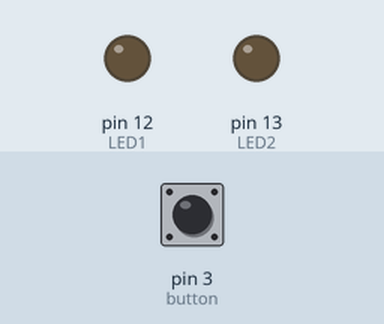
Simulated run of this sketch. Board: Arduino Uno, built with avr-gcc and run on an emulated ATmega328P. Parts: output pins drawn as LEDs (lit = HIGH). The inputs (shaded band) are chosen by the test bench; at power-on: pin 3 (button) LOW.

Above: at 1.2 s.
1.3 s: pin 3 (button) pulled HIGH for 0.15 s
At 2.5 s:
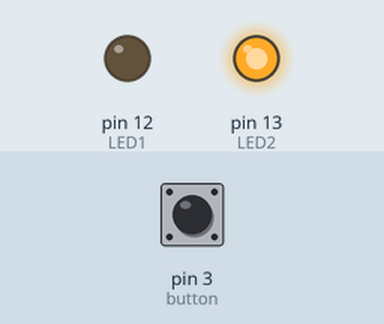
2.9 s: pin 3 (button) pulled HIGH for 1 s
At 4.6 s:
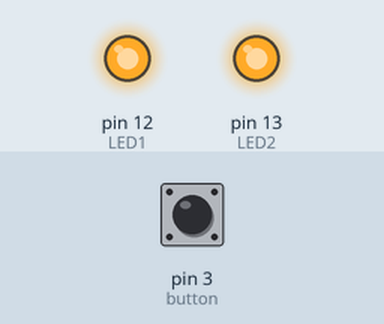
5.4 s: pin 3 (button) pulled HIGH for 0.15 s
At 6.7 s:
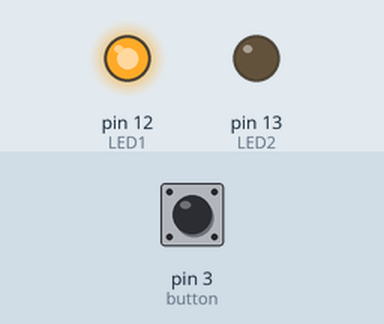
7.0 s: pin 3 (button) pulled HIGH for 3.2 s
At 8.9 s:
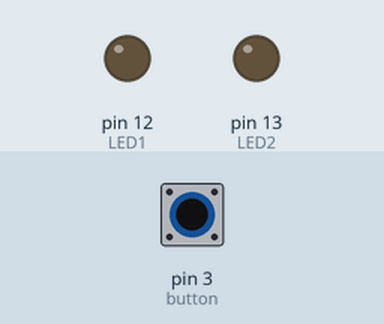
Timing chart, 0 to 10.4 s (numbered marks = the images above; inputs shaded):
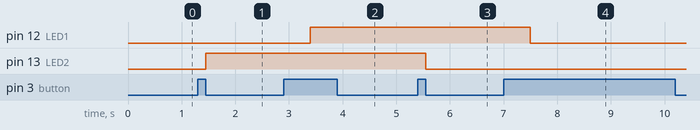

The sketch:

LONG_Press_Short_Press_Button.ino
```cpp
int LED1 = 12;
int LED2 = 13;
int button = 3;

boolean LED1State = false;
boolean LED2State = false;

long buttonTimer = 0;
long longPressTime = 500;

boolean buttonActive = false;
boolean longPressActive = false;

void setup() {

  pinMode(LED1, OUTPUT);
  pinMode(LED2, OUTPUT);
  pinMode(button, INPUT);

}

void loop() {

  if (digitalRead(button) == HIGH) {

    if (buttonActive == false) {

      buttonActive = true;
      buttonTimer = millis();

    }

    if ((millis() - buttonTimer > longPressTime) && (longPressActive == false)) {

      longPressActive = true;
      LED1State = !LED1State;
      digitalWrite(LED1, LED1State);

    }

  } else {

    if (buttonActive == true) {

      if (longPressActive == true) {

        longPressActive = false;

      } else {

        LED2State = !LED2State;
        digitalWrite(LED2, LED2State);

      }

      buttonActive = false;

    }

  }

}
```

Measured:
- after the input at 1.3 s, pin 13 (LED2): LOW → HIGH after 0.15 s
- after the input at 2.9 s, pin 12 (LED1): LOW → HIGH after 0.50 s
- after the input at 5.4 s, pin 13 (LED2): HIGH → LOW after 0.15 s
- after the input at 7.0 s, pin 12 (LED1): HIGH → LOW after 0.50 s
